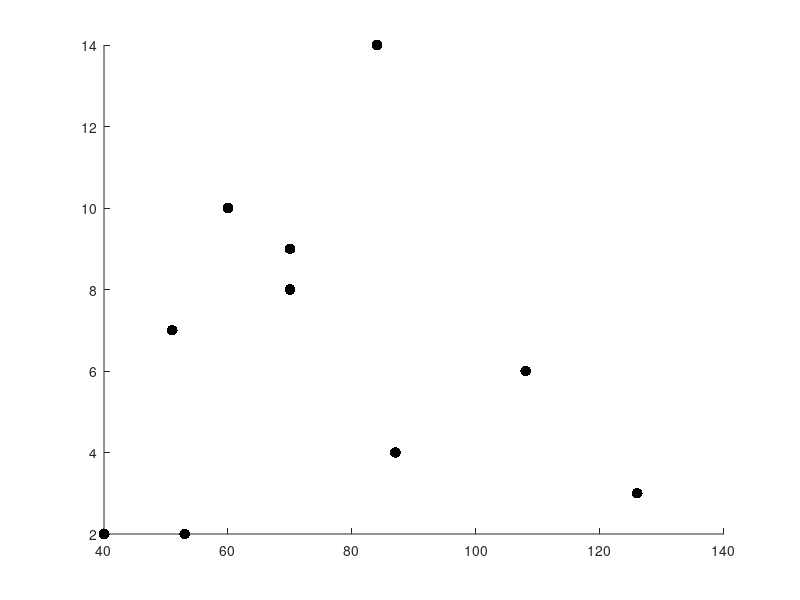

The MATLAB source for this figure: (Note: this script raises an error after producing the figure.)
% Plot of number of hubs vs number of swellings per cell
% Ten cells selected from dendrite grading to be mostly complete
% Cells 02, 05, 06, 09, 10, 11, 13, 17, 18, 30
%

% Define the matrices for hubs {matrix A} and swellings {matrix B}
% Cell number is indicated in matrix C

clear all;
close all;
clc;

A = [126 51 108 70 60 87 53 40 70 84];  % number of swellings
B = [3 7 6 8 10 4 2 2 9 14];            % number of hubs
C = [2 5 6 9 10 11 13 17 18 30];        % globular bushy cell number

x1 = A;
x2 = A;
y1 = B;
y2 = B;

% nexttile

sz = 60;
scatter (A, B, sz,'k', 'filled')
ax1 = gca;
p = ax1.Position;
xlabel('Number of Swellings','FontSize', 24)
ylabel('Number of Hubs')

% ax1 = gca
ax1.XTickMode = 'manual'
ax1.YTickMode = 'manual'
ax1.TickDir = 'out'
ax1.FontSize = 16;
ax1.XLim = [0 150]
ax1.YLim = [0 15]
ax1.XTick = [0:25:150]
ax1.YTick = [0:5:15]

ax1.XMinorTick = 'on'
ax1.YMinorTick = 'on'
ax1.XAxis.MinorTickValues = [10:10:150]
%ax1.YAxis.MinorTickValues = [1:1:15]
ax1.LabelFontSizeMultiplier = 1.4

hold on;

% Now plot an inset figure on the x-axis
%
pvershh1 = 0.025;           % Vertical shift to align with parent plot
phorshh1 = 0.002;       % Horizontal shift to align with parent plot
pinset1 = [p(1)+phorshh1 p(2)+pvershh1 p(3)-phorshh1 p(4)-0.75];
hi1 = axes('Parent', gcf, 'Position', pinset1)
x2edges = [0:25:150];
histogram(hi1, A, x2edges, 'FaceColor', 'k')
ax2 = gca;
ax2.XTickMode = 'manual'
ax2.YTickMode = 'manual'
ax2.FontSize = 16;
ax2.XLim = [0 150]
ax2.XAxis.Visible = 'off'
ax2.YAxisLocation = 'right'
ax2.YLim = [0 5];
ax2.YTick = [0:5:5]
ax2.YMinorTick = 'on'
ax2.Box = 'off';
ax2.YLabel.String = 'Count';
% ax2.LabelFontSizeMultiplier = 1.4
% 
% Now plot an inset figure on the y-axis
%
pvershh2 = 0.025        % vertical shift for histogram 2 to align with parent plot
pinset2 = [p(1) p(2)+pvershh2 p(3)-0.735 p(4)-pvershh2];
hi2 = axes('Parent', gcf, 'Position', pinset2)
y3edges = [0:2.5:15];
histogram(hi2, B, y3edges, 'FaceColor', 'k', 'Orientation', 'horizontal')
ax3 = gca;
ax2.XTickMode = 'manual'
ax3.XLim = [0 3];
ax3.XTick = [0:3:3];
ax3.XMinorTick = 'on'
ax3.FontSize = 16;
ax3.XAxisLocation = 'top'
ax3.Box = 'off'
ax3.YLim = [0 15];
ax3.YAxis.Visible = 'off'
ax3.XTickLabelRotation = -90;
ax3.XLabel.String = 'Count';
% ax3.LabelFontSizeMultiplier = 1.4
% 
% hold on;
% 
% 
% hold off;

% Export the figure
%
f = gcf
exportgraphics(f, 'SwellingsHubsHistograms.jpg', 'Resolution', 300)
